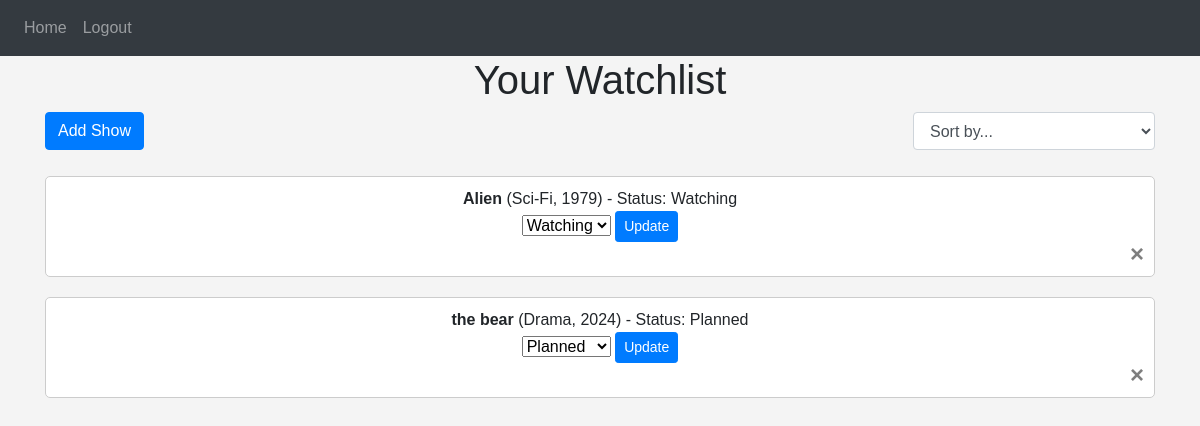
Page / (signed in) on the earlier database version.
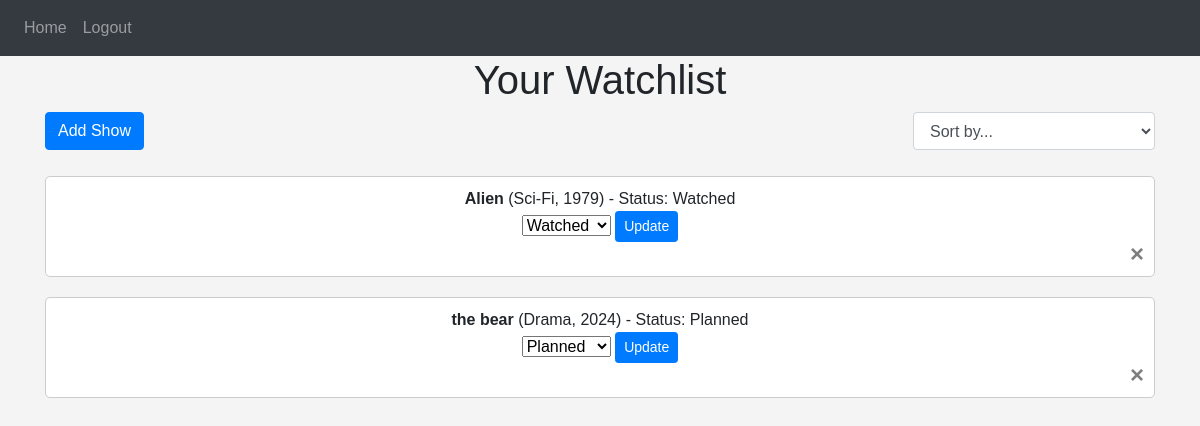
Same page on the later database version.
### website/models.py (models this page shows)
class WatchList(db.Model):
    id = db.Column(db.Integer, primary_key=True)
    user_id = db.Column(db.Integer, db.ForeignKey('user.id'), nullable=False)
    show_id = db.Column(db.Integer, db.ForeignKey('show.id'), nullable=False)
    status = db.Column(db.String(50), nullable=False)  # 'Watching', 'Watched', 'Planned'

class Show(db.Model):
    id = db.Column(db.Integer, primary_key=True)
    title = db.Column(db.String(150), nullable=False)
    genre = db.Column(db.String(50), nullable=False)
    release_year = db.Column(db.Integer, nullable=False)
    rating = db.Column(db.Float, nullable=True)
    description = db.Column(db.Text, nullable=True)
    watchlist = db.relationship('WatchList', backref='show', lazy=True)

### website/views.py (the view)
@views.route('/')
@login_required
def home():
    watchlist = WatchList.query.filter_by(user_id=current_user.id).all()
    return render_template('home.html', user=current_user, watchlist=watchlist)

### website/__init__.py (called while the page is built)
def create_app():
    app = Flask(__name__)
    app.config['SECRET_KEY'] = 'your_secret_key'
    app.config['SQLALCHEMY_DATABASE_URI'] = 'sqlite:///db.sqlite'
    db.init_app(app)
    migrate.init_app(app, db)  # Initialize Flask-Migrate with the app and db
    from .views import views
    from .auth import auth
    app.register_blueprint(views, url_prefix='/')
    app.register_blueprint(auth, url_prefix='/')
    from .models import User, Show, WatchList  # Update the import to match your models
    with app.app_context():
        db.create_all()
    login_manager = LoginManager()
    login_manager.login_view = 'auth.login'
    login_manager.init_app(app)
    @login_manager.user_loader
    def load_user(user_id):
        return User.query.get(int(user_id))
    return app

### website/templates/home.html (shortened to what this page needs)
{% extends "base.html" %}
{% block content %}
  <h1 align="center">Your Watchlist</h1>
  <div class="d-flex justify-content-between mb-3">
    <div>
      <button id="add-show-btn" class="btn btn-primary" onclick="toggleAddShowForm()">Add Show</button>
    </div>
    <div>
      <select id="sort-dropdown" class="form-control">
        <option value="">Sort by...</option>
      </select>
    </div>
  </div>
  <ul class="list-group list-group-flush" id="watchlist">
    {% for item in watchlist %}
      <li class="list-group-item"
          data-show-id="{{ item.show.id }}"
          data-title="{{ item.show.title }}"
          data-genre="{{ item.show.genre }}"
          data-release-year="{{ item.show.release_year }}"
          data-rating="{{ item.show.rating }}">
        <strong>{{ item.show.title }}</strong>
        ({{ item.show.genre }}, {{ item.show.release_year }})
        - Status: {{ item.status }}
        <form action="/update-watchlist/{{ item.id }}" method="POST" class="inline-form">
          <select name="status" id="status_{{ item.id }}" title="Update watch status">
            <option value="Watching" {% if item.status == 'Watching' %}selected{% endif %}>Watching</option>
            <option value="Watched" {% if item.status == 'Watched' %}selected{% endif %}>Watched</option>
            <option value="Planned" {% if item.status == 'Planned' %}selected{% endif %}>Planned</option>
          </select>
          <button type="submit" class="btn btn-sm btn-primary">Update</button>
        </form>
        <form action="/delete-watchlist/{{ item.id }}" method="POST" class="inline-form">
          <button type="submit" class="close" title="Remove from Watchlist">
            <span aria-hidden="true">&times;</span>
          </button>
        </form>
      </li>
    {% endfor %}
  </ul>
{% endblock %}

### website/templates/base.html (shortened to what this page needs)
<!DOCTYPE html>
<html lang="en">
<head>
    <link
        rel="stylesheet"
        href="https://stackpath.bootstrapcdn.com/bootstrap/4.4.1/css/bootstrap.min.css"
    />
    <link
        rel="stylesheet"
        href="https://stackpath.bootstrapcdn.com/font-awesome/4.7.0/css/font-awesome.min.css"
    />
    <link rel="stylesheet" href="{{ url_for('static', filename='styles.css') }}">
</head>
<body>
    <nav class="navbar navbar-expand-lg navbar-dark bg-dark">
        <div class="collapse navbar-collapse" id="navbar">
            <div class="navbar-nav">
                <a class="nav-item nav-link" id="home" href="/">Home</a>
                {% if user.is_authenticated %}
                    <a class="nav-item nav-link" id="logout" href="/logout">Logout</a>
                {% else %}
                    <a class="nav-item nav-link" id="login" href="/login">Login</a>
                    <a class="nav-item nav-link" id="signUp" href="/sign-up">Sign Up</a>
                {% endif %}
            </div>
        </div>
    </nav>
    <div class="container">{% block content %}{% endblock %}</div>
</body>
</html>

### website/static/styles.css (style rules this page uses)
* { box-sizing: border-box; }
body { font-family: Arial, sans-serif; text-align: center; background-color: #f4f4f4; margin: 0; }
#watchlist { list-style-type: none; padding: 0; }
#watchlist li { position: relative; padding: 10px; background-color: #fff; border: 1px solid #ccc; border-radius: 5px; margin: 10px 0; transition: background-color 0.3s; }

Differences in the rows shown:
changed WatchList "Alien": status "Watching" → "Watched"
